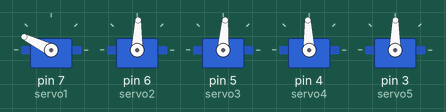
This sketch was run on a simulated Arduino Uno, built with avr-gcc and run on an emulated ATmega328P. Parts: 5 × servo.

Above: at 1.05 s.
At 4.2 s:
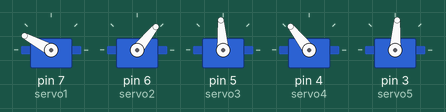
At 5.8 s:
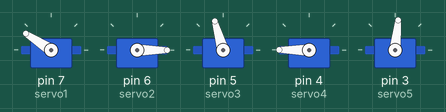
At 7.4 s:
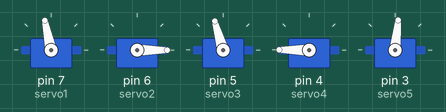
At 10.55 s:
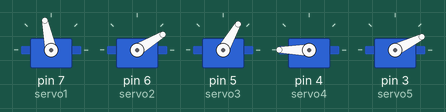
At 13.75 s:
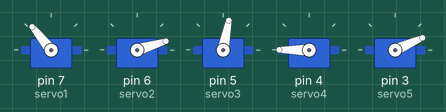
Timing chart, 0 to 17.6 s (numbered marks = the images above):
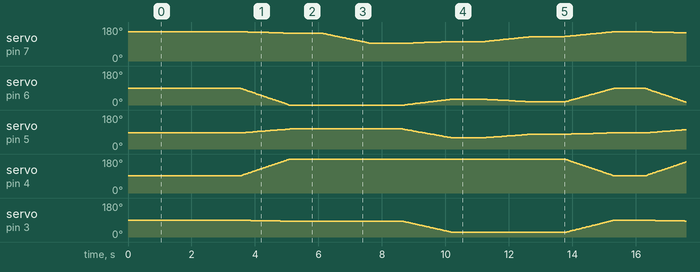

The sketch:

MiniArm_V3.ino
```cpp
#include <Servo.h>

Servo servo1;
Servo servo2;
Servo servo3;
Servo servo4;
Servo servo5;

int current1 = 26;
int current2 = 88;
int current3 = 86;
int current4 = 92;
int current5 = 89;

void moveToPose(
  int target1,
  int target2,
  int target3,
  int target4,
  int target5
) {
  int start1 = current1;
  int start2 = current2;
  int start3 = current3;
  int start4 = current4;
  int start5 = current5;

  const int steps = 100;

  float stepSize1 = (target1 - start1) / (float)steps;
  float stepSize2 = (target2 - start2) / (float)steps;
  float stepSize3 = (target3 - start3) / (float)steps;
  float stepSize4 = (target4 - start4) / (float)steps;
  float stepSize5 = (target5 - start5) / (float)steps;

  for (int i = 1; i <= steps; i++) {
    float position1 = start1 + stepSize1 * i;
    float position2 = start2 + stepSize2 * i;
    float position3 = start3 + stepSize3 * i;
    float position4 = start4 + stepSize4 * i;
    float position5 = start5 + stepSize5 * i;

    servo1.write(180 - (int)position1);
    servo2.write((int)position2);
    servo3.write((int)position3);
    servo4.write((int)position4);
    servo5.write((int)position5);

    delay(15);
  }

  current1 = target1;
  current2 = target2;
  current3 = target3;
  current4 = target4;
  current5 = target5;
}

void setup() {
  servo1.attach(7);
  servo2.attach(6);
  servo3.attach(5);
  servo4.attach(4);
  servo5.attach(3);

  servo1.write(180 - 26);
  servo2.write(88);
  servo3.write(86);
  servo4.write(92);
  servo5.write(89);

  delay(1000);

}

void loop() {
  moveToPose(26, 88, 86, 92, 89);
  delay(1000);

  moveToPose(33, 0, 106, 180, 84);
  delay(1000);

  moveToPose(87, 0, 106, 180, 84);
  delay(1000);

  moveToPose(78, 31, 60, 180, 26);
  delay(1000);

  moveToPose(51, 17, 79, 180, 24);
  delay(1000);
}
```
